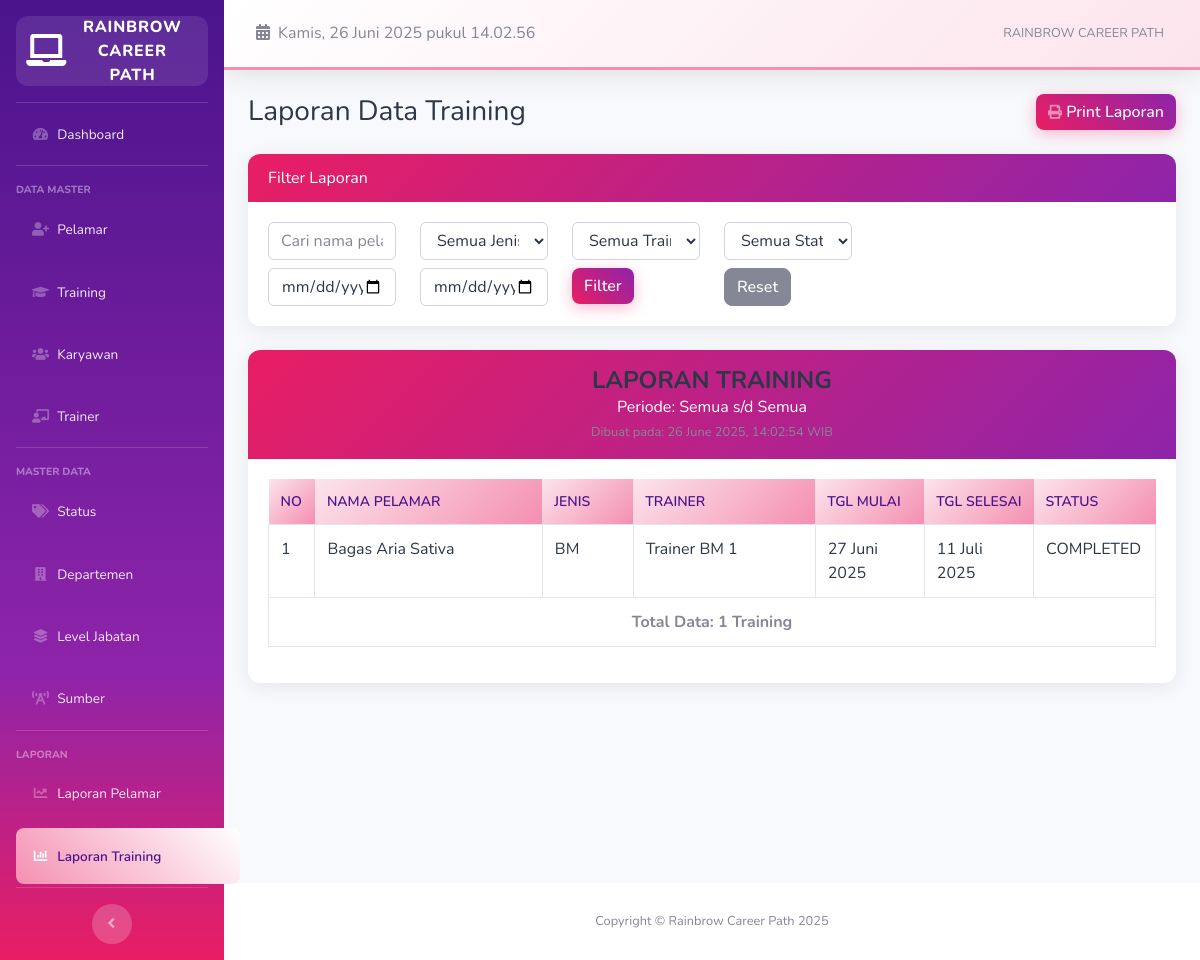
The page /index.php/laporan/training on the database its author committed.
### tables this page shows
CREATE TABLE `training` (
  `id` int(11) NOT NULL,
  `pelamar_id` int(11) NOT NULL,
  `jenis_training` enum('BM','SULAM','HO') NOT NULL,
  `trainer_id` int(11) DEFAULT NULL,
  `tanggal_mulai` date NOT NULL,
  `tanggal_selesai` date DEFAULT NULL,
  `durasi_hari` int(11) DEFAULT 14,
  `nilai` decimal(5,2) DEFAULT NULL,
  `catatan` text DEFAULT NULL,
  `status` enum('ONGOING','COMPLETED','FAILED') DEFAULT 'ONGOING',
  `emergency_name` varchar(100) DEFAULT NULL,
  `emergency_phone` varchar(20) DEFAULT NULL,
  `emergency_relation` enum('Orang Tua','Saudara Kandung','Kerabat/Teman','Others') DEFAULT NULL,
  `created_at` timestamp NOT NULL DEFAULT current_timestamp(),
  `updated_at` timestamp NOT NULL DEFAULT current_timestamp() ON UPDATE current_timestamp()
);

CREATE TABLE `pelamar` (
  `id` int(11) NOT NULL,
  `nama_lengkap` varchar(100) NOT NULL,
  `no_hp` varchar(20) DEFAULT NULL,
  `email` varchar(100) DEFAULT NULL,
  `tanggal_lahir` date DEFAULT NULL,
  `alamat` text DEFAULT NULL,
  `departemen_id` int(11) DEFAULT NULL,
  `level_jabatan_id` int(11) DEFAULT NULL,
  `sumber_id` int(11) DEFAULT NULL,
  `status_id` int(11) DEFAULT 5,
  `tanggal_apply` date DEFAULT NULL,
  `tanggal_interview` date DEFAULT NULL,
  `catatan` text DEFAULT NULL,
  `created_at` timestamp NOT NULL DEFAULT current_timestamp(),
  `updated_at` timestamp NOT NULL DEFAULT current_timestamp() ON UPDATE current_timestamp()
);

CREATE TABLE `trainer` (
  `id` int(11) NOT NULL,
  `nama_trainer` varchar(100) NOT NULL,
  `departemen_id` int(11) DEFAULT NULL,
  `no_hp` varchar(20) DEFAULT NULL,
  `email` varchar(100) DEFAULT NULL,
  `created_at` timestamp NOT NULL DEFAULT current_timestamp()
);

### application/controllers/Laporan.php (called while the page is built, shortened)
<?php
class Laporan extends CI_Controller {
    public function __construct() {
        $this->load->model(array('Pelamar_model', 'Training_model', 'Status_model', 'Departemen_model', 'Trainer_model'));
    }
    public function training() {
        $filters = array(
            'search' => $this->input->get('search'),
            'jenis' => $this->input->get('jenis'),
            'status' => $this->input->get('status'),
            'trainer' => $this->input->get('trainer'),
            'tanggal_dari' => $this->input->get('tanggal_dari'),
            'tanggal_sampai' => $this->input->get('tanggal_sampai')
        );
        $data['training'] = $this->Training_model->get_all($filters);
        $data['trainer_list'] = $this->Trainer_model->get_all();
        $this->load->view('templates/header');
        $this->load->view('templates/sidebar');
        $this->load->view('laporan/training', $data);
        $this->load->view('templates/footer');
    }
}

### index.php (called while the page is built, shortened)
<?php
require_once BASEPATH.'core/CodeIgniter.php';

### application/models/Training_model.php (called while the page is built, shortened)
<?php
class Training_model extends CI_Model {
    public function get_all($filters = array()) {
        $this->db->select('t.*, p.nama_lengkap as nama_pelamar, tr.nama_trainer');
        $this->db->from('training t');
        $this->db->join('pelamar p', 't.pelamar_id = p.id');
        $this->db->join('trainer tr', 't.trainer_id = tr.id', 'left');
        $this->db->order_by('t.created_at', 'DESC');
        return $this->db->get()->result();
    }
}

### application/helpers/tanggal_helper.php (called while the page is built, shortened)
<?php
if (!function_exists('tanggal_indo')) {
    function tanggal_indo($tanggal) {
        $bulan = array(
            1 => 'Januari', 'Februari', 'Maret', 'April', 'Mei', 'Juni',
            'Juli', 'Agustus', 'September', 'Oktober', 'November', 'Desember'
        );
        $pecahkan = explode('-', $tanggal);
        return $pecahkan[2] . ' ' . $bulan[(int)$pecahkan[1]] . ' ' . $pecahkan[0];
    }
}

### application/views/laporan/training.php (the view, shortened to what this page needs)
<div class="d-sm-flex align-items-center justify-content-between mb-4 no-print">
    <h1 class="h3 mb-0 text-gray-800">Laporan Data Training</h1>
    <button onclick="window.print()" class="btn btn-primary shadow-sm">
        <i class="fas fa-print fa-sm text-white-50"></i> Print Laporan
    </button>
</div>
<div class="card mb-4 no-print filter-section">
    <div class="card-header bg-primary text-white">Filter Laporan</div>
    <div class="card-body">
        <form method="GET">
            <div class="row">
                <div class="col-md-2">
                    <input type="text" name="search" class="form-control" placeholder="Cari nama pelamar..." value="<?= $this->input->get('search') ?>">
                </div>
                <div class="col-md-2">
                    <select name="jenis" class="form-control">
                        <option value="">Semua Jenis</option>
                    </select>
                </div>
                <div class="col-md-2">
                    <select name="trainer" class="form-control">
                        <option value="">Semua Trainer</option>
                    </select>
                </div>
                <div class="col-md-2">
                    <select name="status" class="form-control">
                        <option value="">Semua Status</option>
                    </select>
                </div>
            </div>
            <div class="row mt-2">
                <div class="col-md-2">
                    <input type="date" name="tanggal_dari" class="form-control" value="<?= $this->input->get('tanggal_dari') ?>" placeholder="Tanggal Dari">
                </div>
                <div class="col-md-2">
                    <input type="date" name="tanggal_sampai" class="form-control" value="<?= $this->input->get('tanggal_sampai') ?>" placeholder="Tanggal Sampai">
                </div>
                <div class="col-md-2">
                    <button type="submit" class="btn btn-primary">Filter</button>
                </div>
                <div class="col-md-2">
                    <a href="<?= current_url() ?>" class="btn btn-secondary">Reset</a>
                </div>
            </div>
        </form>
    </div>
</div>
<div class="card shadow mb-4">
    <div class="card-header py-3 text-center">
        <h4 class="m-0 font-weight-bold">LAPORAN TRAINING</h4>
        <p class="mb-0">Periode: <?= $this->input->get('tanggal_dari') ? tanggal_indo($this->input->get('tanggal_dari')) : 'Semua' ?>
        s/d <?= $this->input->get('tanggal_sampai') ? tanggal_indo($this->input->get('tanggal_sampai')) : 'Semua' ?></p>
        <small class="text-muted">Dibuat pada: <?= date('d F Y, H:i:s') ?> WIB</small>
    </div>
    <div class="card-body">
        <div class="table-responsive">
            <table class="table table-bordered" style="font-size: 16px;">
                <thead>
                    <tr>
                        <th style="width: 5%;">No</th>
                        <th style="width: 25%;">Nama Pelamar</th>
                        <th style="width: 10%;">Jenis</th>
                        <th style="width: 20%;">Trainer</th>
                        <th style="width: 12%;">Tgl Mulai</th>
                        <th style="width: 12%;">Tgl Selesai</th>
                        <th style="width: 8%;">Status</th>
                    </tr>
                </thead>
                <tbody>
                    <?php $no = 1; foreach($training as $row): ?>
                    <tr>
                        <td><?= $no++ ?></td>
                        <td><?= $row->nama_pelamar ?></td>
                        <td><?= $row->jenis_training ?></td>
                        <td><?= $row->nama_trainer ?: '-' ?></td>
                        <td><?= tanggal_indo($row->tanggal_mulai) ?></td>
                        <td><?= tanggal_indo($row->tanggal_selesai) ?></td>
                        <td><?= $row->status ?></td>
                    </tr>
                    <?php endforeach; ?>
                </tbody>
                <tfoot>
                    <tr>
                        <th colspan="7" class="text-center">Total Data: <?= count($training) ?> Training</th>
                    </tr>
                </tfoot>
            </table>
        </div>
    </div>
</div>

### assets/css/custom.css (style rules this page uses)
:root { --salon-pink: #E91E63; --salon-purple: #8E24AA; --salon-rose: #F48FB1; --salon-lavender: #CE93D8; --salon-dark: #4A148C; --salon-light: #FCE4EC; }
.btn-primary, .btn-primary:not(:disabled):not(.disabled):active, .btn-primary:not(:disabled):not(.disabled).active { background: linear-gradient(45deg, var(--salon-pink), var(--salon-purple)) !important; border: none !important; color: white !important; box-shadow: 0 4px 15px rgba(233, 30, 99, 0.3) !important; }
.card { border: none !important; border-radius: 12px !important; box-shadow: 0 4px 20px rgba(0, 0, 0, 0.08) !important; transition: all 0.3s ease; }
.card-header { background: linear-gradient(135deg, var(--salon-pink), var(--salon-purple)) !important; color: white !important; border-radius: 12px 12px 0 0 !important; border-bottom: none !important; }
.table thead th { background: linear-gradient(135deg, var(--salon-light), var(--salon-rose)) !important; color: var(--salon-dark) !important; border: none !important; font-weight: 600; text-transform: uppercase; font-size: 0.875rem; }
.btn { border-radius: 8px !important; font-weight: 500; transition: all 0.3s ease; }
.text-gray-800, h1, h2, h3, h4, h5, h6 { color: #2d3748 !important; }
.card-body, .table tbody td { color: #2d3748 !important; }
.form-control { color: #2d3748 !important; background-color: white !important; }
.card { border: none !important; border-radius: 12px !important; box-shadow: 0 4px 20px rgba(0, 0, 0, 0.08) !important; }
.btn { border-radius: 8px !important; font-weight: 500; }
*, *::before, *::after { transition: none !important; animation: none !important; transform: none !important; }

### rows shown on the page
training: pelamar.nama_lengkap "Bagas Aria Sativa", jenis_training "BM", trainer.nama_trainer "Trainer BM 1", tanggal_mulai "27 Juni 2025", tanggal_selesai "11 Juli 2025", status "COMPLETED"

### other values the page prints
count($training) "1"
